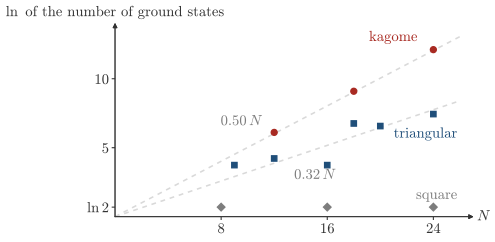

This chart was generated by the following Python code:
"""Session 8, the number of classical ground states of the antiferromagnetic Ising model on small periodic clusters
of the square, triangular and kagome lattices, counted by enumerating all 2^N configurations."""
import os, sys
sys.path.insert(0, os.path.join(os.path.dirname(os.path.abspath(__file__)), '..'))
import numpy as np
from scipy.integrate import quad
import matplotlib.pyplot as plt
import style
plt.rcParams.update({'font.size': 11})          # labels a size up from style.py, so that they stay readable on a phone

def count(N, bonds):
    """Number of configurations with the lowest energy sum_<ij> s_i s_j."""
    emin, cnt = None, 0
    chunk = 1 << min(N, 22)
    for start in range(0, 1 << N, chunk):
        c = np.arange(start, start + chunk, dtype=np.int64)
        E = np.zeros(chunk, dtype=np.int16)
        for i, j in bonds:
            E += (1 - 2 * (((c >> i) ^ (c >> j)) & 1)).astype(np.int16)
        m = E.min()
        if emin is None or m < emin:
            emin, cnt = m, int((E == m).sum())
        elif m == emin:
            cnt += int((E == m).sum())
    return cnt

def torus(L1, L2, steps):
    idx = lambda x, y: (x % L1) + L1 * (y % L2)
    return L1 * L2, [(idx(x, y), idx(x + dx, y + dy)) for x in range(L1) for y in range(L2) for dx, dy in steps]

def kagome(n1, n2):
    """Three sites per cell, A at 0, B at a1/2, C at a2/2, the up triangle in the cell and the down one across cells."""
    idx = lambda x, y, s: 3 * ((x % n1) + n1 * (y % n2)) + s
    b = []
    for x in range(n1):
        for y in range(n2):
            A, B, C = idx(x, y, 0), idx(x, y, 1), idx(x, y, 2)
            b += [(A, B), (B, C), (C, A), (B, idx(x + 1, y, 0)), (C, idx(x, y + 1, 0)), (B, idx(x + 1, y - 1, 2))]
    return 3 * n1 * n2, b

square = [count(*torus(a, b, ((1, 0), (0, 1)))) for a, b in ((4, 2), (4, 4), (4, 6))]
tri = [count(*torus(a, b, ((1, 0), (0, 1), (1, -1)))) for a, b in ((3, 3), (3, 4), (4, 4), (3, 6), (4, 5), (6, 4))]
kag = [count(*kagome(a, b)) for a, b in ((2, 2), (2, 3), (2, 4))]
Nsq, Ntri, Nkag = [8, 16, 24], [9, 12, 16, 18, 20, 24], [12, 18, 24]
assert square == [2, 2, 2]                      # bipartite, only the two Neel states
s_tri = 2 / np.pi * quad(lambda w: np.log(2 * np.cos(w)), 0, np.pi / 3)[0]     # 0.323 per site, the infinite lattice
assert abs(np.log(tri[-1]) / 24 - s_tri) < 0.02 and abs(np.log(kag[-1]) / 24 - 0.502) < 0.01

fig, ax = style.figure(height_cm=6.4, width_cm=12.0)
n = np.linspace(0, 26, 50)
ax.plot(n, s_tri * n, color=style.GRID, lw=1.2, ls=(0, (3, 3)), zorder=0)
ax.plot(n, 0.502 * n, color=style.GRID, lw=1.2, ls=(0, (3, 3)), zorder=0)
ax.plot(Nkag, np.log(kag), 'o', ms=4.5, color=style.BROKEN, zorder=3)
ax.plot(Ntri, np.log(tri), 's', ms=4, color=style.ACCENT, zorder=3)
ax.plot(Nsq, np.log(square), 'D', ms=4, color=style.MUTED, zorder=3)
ax.set_xlim(0, 26.5); ax.set_ylim(0, 13.5)
style.arrows(ax, xlabel=r'$N$', ylabel=r'$\ln$ of the number of ground states')
ax.set_xticks([8, 16, 24]); ax.set_yticks([np.log(2), 5, 10]); ax.set_yticklabels([r'$\ln 2$', '5', '10'])
ax.tick_params(length=2.5, pad=2, labelsize=11)
style.label(ax, 22.8, 13.0, 'kagome', ha='right', fontsize=11, color=style.BROKEN)
style.label(ax, 25.8, 6.0, 'triangular', ha='right', fontsize=11, color=style.ACCENT)
style.label(ax, 25.8, 1.55, 'square', ha='right', fontsize=11, color=style.MUTED)
style.label(ax, 11.0, 6.9, r'$0.50\,N$', ha='right', fontsize=11, color=style.MUTED)
style.label(ax, 13.5, 3.0, r'$0.32\,N$', ha='left', fontsize=11, color=style.MUTED)
style.save(fig, __file__)
